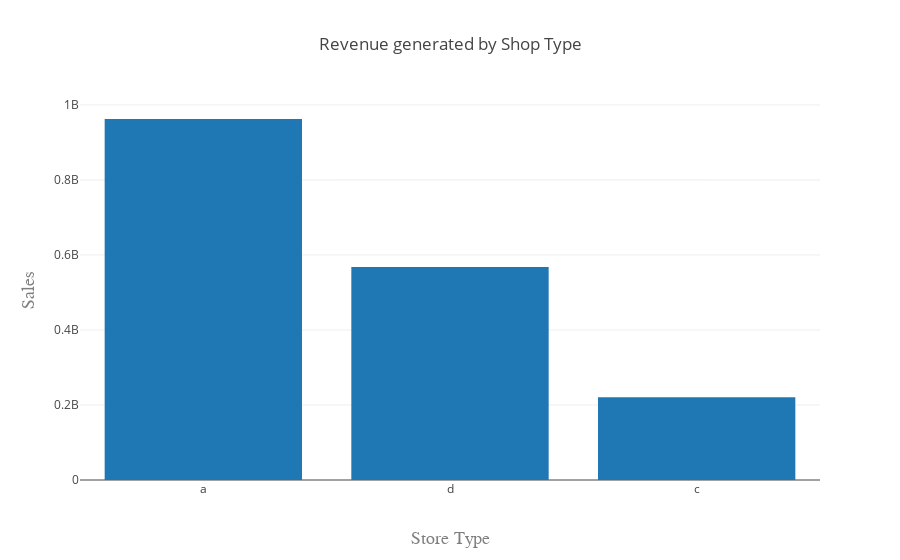

The code cell stored with this chart in its notebook:
### Markdown cell above
**3 -  Is the revenue varing depending on the store type? **

### Code cell
salesstoretype= mergedtable[['StoreType', 'Sales']]
salesstoretype= salesstoretype.groupby('StoreType').sum().sort_values(by='Sales',ascending=False)
salesstoretype= salesstoretype.reset_index()



trace1 = go.Bar(
    x=salesstoretype[('StoreType')],
    y=salesstoretype[('Sales')],
    name='Name of Trace 1'
)

data = [trace1]

layout = go.Layout(
    title='Revenue generated by Shop Type',
    xaxis=dict(
        title='Store Type',
        titlefont=dict(
            family='Courier New, monospace',
            size=18,
            color='#7f7f7f'
        )
    ),
    yaxis=dict(
        title='Sales',
        autorange = True,
        titlefont=dict(
            family='Courier New, monospace',
            size=18,
            color='#7f7f7f'
        )
    )
)
fig = go.Figure(data=data, layout=layout)

fig.iplot()

### Figure 1 — Plotly figure (JSON) as saved in the notebook; plotly's stock layout.template omitted (floating-point values rounded to 4 significant figures)
{"data": [{"name": "Name of Trace 1", "type": "bar", "x": ["a", "d", "c"], "y": [962445137, 567836385, 220746618]}], "layout": {"title": "Revenue generated by Shop Type", "xaxis": {"title": "Store Type", "titlefont": {"color": "#7f7f7f", "family": "Courier New, monospace", "size": 18}}, "yaxis": {"autorange": true, "title": "Sales", "titlefont": {"color": "#7f7f7f", "family": "Courier New, monospace", "size": 18}}}}
